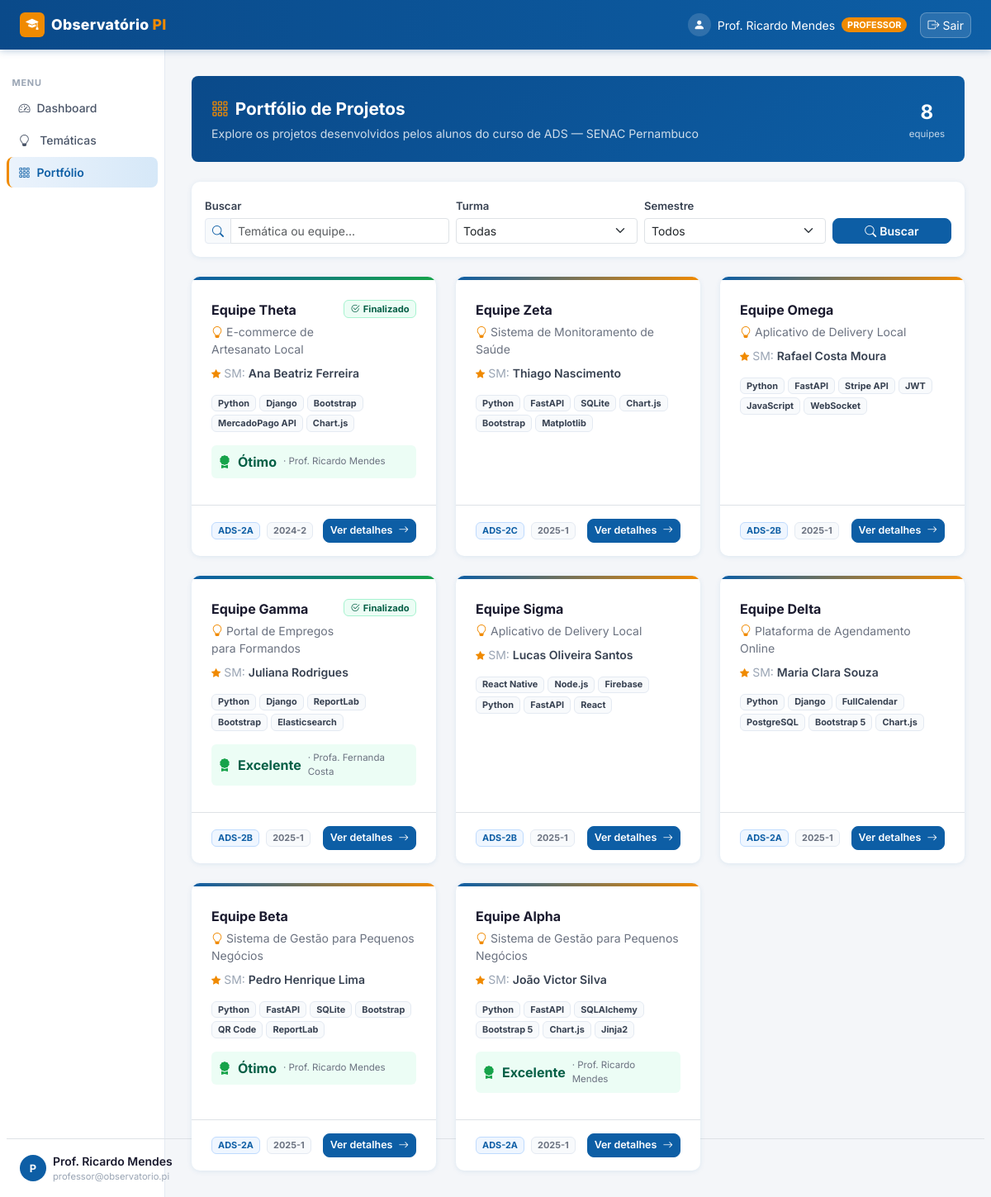
/portfolio (signed in), run on an earlier commit of the app's database.
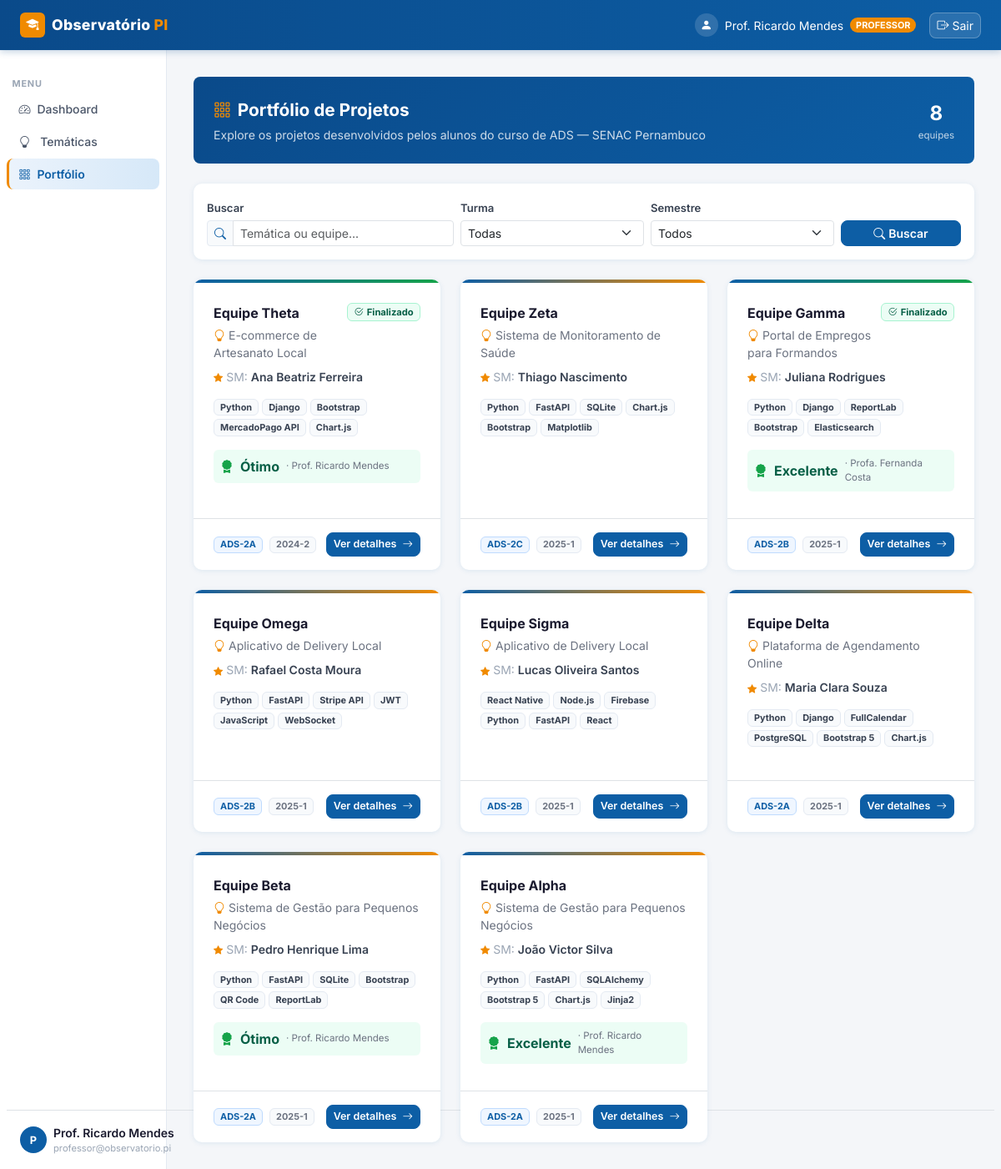
And on a later commit of the database.
### observatorio_pi/app/models/project.py (models this page shows)
class Equipe(Base):
    __tablename__ = "equipes"
    id              = Column(Integer, primary_key=True, index=True)
    nome            = Column(String, nullable=False)          # ex: "Equipe Alpha"
    tematica_id     = Column(Integer, ForeignKey("tematicas.id"), nullable=False)
    scrum_master_id = Column(Integer, ForeignKey("users.id"), nullable=True)  # aluno líder
    status          = Column(String, default="EM_ANDAMENTO")  # EM_ANDAMENTO, FINALIZADO
    criado_em       = Column(DateTime, default=lambda: datetime.now(timezone.utc))
    tematica        = relationship("Tematica", back_populates="equipes")
    scrum_master    = relationship("User", foreign_keys=[scrum_master_id])
    membros         = relationship("EquipeMembro", back_populates="equipe", cascade="all, delete-orphan")
    entregas        = relationship("EntregaProjeto", back_populates="equipe", cascade="all, delete-orphan")
    avaliacoes      = relationship("Avaliacao", back_populates="equipe", cascade="all, delete-orphan")

class Tematica(Base):
    __tablename__ = "tematicas"
    id              = Column(Integer, primary_key=True, index=True)
    titulo          = Column(String, nullable=False)
    descricao       = Column(Text, default="")
    turma_id        = Column(Integer, ForeignKey("turmas.id"), nullable=False)
    professor_id    = Column(Integer, ForeignKey("users.id"), nullable=True)   # professor responsável
    status          = Column(String, default="ABERTA")  # ABERTA, EM_ANDAMENTO, CONCLUIDA
    criado_em       = Column(DateTime, default=lambda: datetime.now(timezone.utc))
    atualizado_em   = Column(DateTime, default=lambda: datetime.now(timezone.utc))
    turma           = relationship("Turma", back_populates="tematicas")
    professor       = relationship("User", foreign_keys=[professor_id])
    equipes         = relationship("Equipe", back_populates="tematica", cascade="all, delete-orphan")

class Avaliacao(Base):
    __tablename__ = "avaliacoes"
    id                  = Column(Integer, primary_key=True, index=True)
    equipe_id           = Column(Integer, ForeignKey("equipes.id"), nullable=False)
    professor_id        = Column(Integer, ForeignKey("users.id"), nullable=False)
    conceito_conteudo       = Column(String, default="BOM")
    conceito_tecnica        = Column(String, default="BOM")
    conceito_apresentacao   = Column(String, default="BOM")
    conceito_inovacao       = Column(String, default="BOM")
    conceito_equipe         = Column(String, default="BOM")
    conceito_final          = Column(String, default="BOM")
    comentario          = Column(Text, default="")
    data_avaliacao      = Column(DateTime, default=lambda: datetime.now(timezone.utc))
    equipe              = relationship("Equipe", back_populates="avaliacoes")
    professor           = relationship("User", foreign_keys=[professor_id])

class Turma(Base):
    __tablename__ = "turmas"
    id           = Column(Integer, primary_key=True, index=True)
    nome         = Column(String, nullable=False)           # ex: "ADS-2A"
    semestre     = Column(String, nullable=False)           # ex: "2025-1"
    descricao    = Column(Text, default="")
    ativa        = Column(Boolean, default=True, nullable=False)
    criado_em    = Column(DateTime, default=lambda: datetime.now(timezone.utc))
    tematicas    = relationship("Tematica", back_populates="turma", cascade="all, delete-orphan")

### observatorio_pi/app/models/user.py (models this page shows)
class User(Base):
    __tablename__ = "users"
    id           = Column(Integer, primary_key=True, index=True)
    nome         = Column(String, nullable=False)
    email        = Column(String, unique=True, index=True, nullable=False)
    senha_hash   = Column(String, nullable=False)
    tipo         = Column(String, default="ALUNO", nullable=False)
    ativo        = Column(Boolean, default=True, nullable=False)
    bio          = Column(Text, default="")          # apresentação pessoal
    linkedin     = Column(String, default="")        # URL LinkedIn
    github       = Column(String, default="")        # URL GitHub
    portfolio_url= Column(String, default="")        # site/portfolio pessoal
    area_interesse = Column(String, default="")      # ex: "Backend, IA, Mobile"
    cidade       = Column(String, default="")        # localização
    telefone     = Column(String, default="")        # contato para empresas

### observatorio_pi/app/main.py (the view)
@app.get("/portfolio", response_class=HTMLResponse)
def portfolio_view(request: Request, busca: str = "", filtro_turma: str = "", filtro_semestre: str = "", db: Session = Depends(get_db)):
    usuario = get_usuario_logado(request, db)
    if not usuario:
        return RedirectResponse(url="/", status_code=303)
    query = db.query(Equipe).join(Tematica).join(Turma)
    if filtro_turma:
        query = query.filter(Turma.id == int(filtro_turma))
    if filtro_semestre:
        query = query.filter(Turma.semestre == filtro_semestre)
    if busca:
        query = query.filter(Tematica.titulo.ilike(f"%{busca}%") | Equipe.nome.ilike(f"%{busca}%"))
    equipes = query.order_by(Equipe.criado_em.desc()).all()
    turmas = db.query(Turma).filter(Turma.ativa == True).order_by(Turma.nome).all()
    semestres = [r[0] for r in db.query(Turma.semestre).distinct().all() if r[0]]
    return templates.TemplateResponse("portfolio.html", {
        "request": request, "usuario": usuario, "equipes": equipes,
        "turmas": turmas, "semestres": semestres,
        "busca": busca, "filtro_turma": filtro_turma, "filtro_semestre": filtro_semestre,
        "conceito_label": CONCEITO_LABEL,
        "active_page": "portfolio",
    })

### observatorio_pi/app/templates/portfolio.html (shortened to what the changed rows need)
{% extends "base_auth.html" %}
{% block content %}
{% if equipes %}
<div class="row g-4">
    {% for eq in equipes %}
    <div class="col-md-6 col-xl-4">
        <div class="card h-100" style="overflow:hidden;transition:box-shadow .15s,transform .15s;"
             onmouseover="this.style.boxShadow='0 8px 24px rgba(13,94,165,.16)';this.style.transform='translateY(-3px)'"
             onmouseout="this.style.boxShadow='';this.style.transform=''">
            <div style="height:4px;background:{% if eq.status=='FINALIZADO' %}linear-gradient(90deg,var(--senac-blue),#16a34a){% else %}linear-gradient(90deg,var(--senac-blue),var(--senac-orange)){% endif %};"></div>
            <div class="card-body p-4">
                <div class="d-flex justify-content-between align-items-start mb-2">
                    <div>
                        <div class="fw-bold mb-1" style="color:#1a1a2e;">{{ eq.nome }}</div>
                        {% if eq.tematica %}<div class="small" style="color:#6b7280;"><i class="bi bi-lightbulb me-1" style="color:var(--senac-orange);"></i>{{ eq.tematica.titulo[:50] }}</div>{% endif %}
                    </div>
                    {% if eq.status == 'FINALIZADO' %}<span class="badge ms-2 flex-shrink-0" style="background:#ecfdf5;color:#065f46;border:1px solid #a7f3d0;font-size:.7rem;"><i class="bi bi-check2-circle me-1"></i>Finalizado</span>{% endif %}
                </div>
                {% if eq.scrum_master %}<div class="small mb-3" style="color:#9aa5b4;"><i class="bi bi-star-fill me-1" style="color:var(--senac-orange);font-size:.7rem;"></i>SM: <a href="/alunos/{{ eq.scrum_master.id }}" class="fw-semibold text-decoration-none" style="color:#374151;" onclick="event.stopPropagation()">{{ eq.scrum_master.nome }}</a></div>{% endif %}
                {% if eq.entregas %}
                <div class="mb-3">
                    {% set tags_todas = [] %}
                    {% for e in eq.entregas %}{% for tag in e.tecnologias.split(',') %}{% set tag=tag.strip() %}{% if tag and tag not in tags_todas %}{% set _ = tags_todas.append(tag) %}{% endif %}{% endfor %}{% endfor %}
                    {% if tags_todas %}<div class="d-flex flex-wrap gap-1">{% for tag in tags_todas[:6] %}<span class="badge" style="background:#f8fafc;color:#374151;border:1px solid #e4eaf2;font-size:.68rem;">{{ tag }}</span>{% endfor %}</div>{% endif %}
                </div>
                {% endif %}
                {% if eq.avaliacoes %}
                {% set av = eq.avaliacoes[0] %}
                <div class="d-flex align-items-center gap-2 p-2 rounded-2 mb-2" style="background:#ecfdf5;">
                    <i class="bi bi-award-fill" style="color:#16a34a;"></i>
                    <span class="fw-bold" style="color:#065f46;">{{ conceito_label[av.conceito_final] }}</span>
                    <span style="font-size:.72rem;color:#6b7280;">· {{ av.professor.nome }}</span>
                </div>
                {% endif %}
            </div>
            <div class="card-footer bg-transparent border-top px-4 py-3 d-flex justify-content-between align-items-center">
                <div class="d-flex gap-2">
                    {% if eq.tematica and eq.tematica.turma %}<span class="badge" style="background:#eff6ff;color:var(--senac-blue);border:1px solid #bfdbfe;font-size:.68rem;">{{ eq.tematica.turma.nome }}</span><span class="badge" style="background:#f8fafc;color:#6b7280;border:1px solid #e4eaf2;font-size:.68rem;">{{ eq.tematica.turma.semestre }}</span>{% endif %}
                </div>
                <a href="/equipes/{{ eq.id }}" class="btn btn-primary btn-sm" style="border-radius:8px;font-size:.78rem;">Ver detalhes <i class="bi bi-arrow-right ms-1"></i></a>
            </div>
        </div>
    </div>
    {% endfor %}
</div>
{% else %}
<div class="card"><div class="text-center py-5" style="color:#9aa5b4;"><i class="bi bi-search fs-2 d-block mb-2"></i>Nenhum projeto encontrado.<div class="mt-3"><a href="/portfolio" class="btn btn-outline-primary btn-sm" style="border-radius:8px;">Ver todos</a></div></div></div>
{% endif %}
{% endblock %}

### observatorio_pi/app/templates/base_auth.html (shortened to what this page needs)
{% extends "base.html" %}
{% block body %}
<nav class="navbar navbar-senac navbar-expand-lg">
    <div class="container-fluid px-4">
        <a class="navbar-brand d-flex align-items-center gap-2" href="/dashboard">
            <div style="background:var(--senac-orange);border-radius:6px;width:30px;height:30px;display:flex;align-items:center;justify-content:center;">
                <i class="bi bi-mortarboard-fill text-white" style="font-size:.95rem;"></i>
            </div>
            <span>Observatório <span class="brand-dot">PI</span></span>
        </a>
        <div class="ms-auto d-flex align-items-center gap-3">
            <span class="text-white-50 small d-none d-sm-flex align-items-center gap-2">
                <span style="width:28px;height:28px;background:rgba(255,255,255,.15);border-radius:50%;display:flex;align-items:center;justify-content:center;">
                    <i class="bi bi-person-fill text-white"></i>
                </span>
                <span class="text-white">{{ usuario.nome }}</span>
                <span class="badge rounded-pill" style="background:var(--senac-orange);font-size:.68rem;font-weight:700;">{{ usuario.tipo }}</span>
            </span>
            <a href="/logout" class="btn btn-sm d-flex align-items-center gap-1"
               style="background:rgba(255,255,255,.12);color:#fff;border:1px solid rgba(255,255,255,.25);border-radius:8px;">
                <i class="bi bi-box-arrow-right"></i><span class="d-none d-sm-inline">Sair</span>
            </a>
        </div>
    </div>
</nav>
<div class="container-fluid g-0">
    <div class="row g-0">
        <nav class="col-md-2 d-none d-md-block sidebar">
            <div class="sidebar-section-label">Menu</div>
            <ul class="nav flex-column px-2">
                <li class="nav-item">
                    <a class="nav-link {% if active_page == 'dashboard' %}active{% endif %}" href="/dashboard">
                        <i class="bi bi-speedometer2 me-2"></i>Dashboard
                    </a>
                </li>
                <li class="nav-item">
                    <a class="nav-link {% if active_page == 'tematicas' %}active{% endif %}" href="/tematicas">
                        <i class="bi bi-lightbulb me-2"></i>
                        {% if usuario.tipo == 'ALUNO' %}Minhas Temáticas{% else %}Temáticas{% endif %}
                    </a>
                </li>
                <li class="nav-item">
                    <a class="nav-link {% if active_page == 'portfolio' %}active{% endif %}" href="/portfolio">
                        <i class="bi bi-grid-3x3-gap me-2"></i>Portfólio
                    </a>
                </li>
            </ul>
            <div class="px-3 pt-3 border-top mx-2" style="position:absolute;bottom:1rem;left:0;right:0;">
                <div class="d-flex align-items-center gap-2">
                    <div class="rounded-circle d-flex align-items-center justify-content-center flex-shrink-0"
                         style="width:32px;height:32px;background:var(--senac-blue);color:#fff;font-size:.8rem;font-weight:700;">
                        {{ usuario.nome[0].upper() }}
                    </div>
                    <div style="min-width:0;">
                        <div class="small fw-semibold text-truncate" style="color:#1a1a2e;">{{ usuario.nome }}</div>
                        <div class="text-truncate" style="font-size:.7rem;color:#9aa5b4;">{{ usuario.email }}</div>
                    </div>
                </div>
            </div>
        </nav>
        <main class="col-md-10 main-content" style="min-height:calc(100vh - 60px);">
            {% block content %}{% endblock %}
        </main>
    </div>
</div>
{% endblock %}

What changed in the data, as far as the page shows it:
changed Equipe "Equipe Gamma": moves up the list
